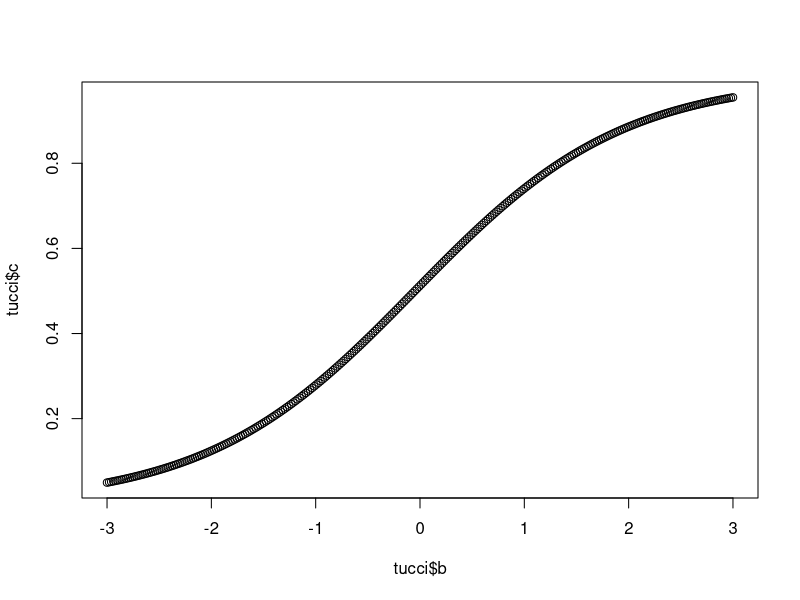

Recreate this plot in R.
tucci = data.frame(b = seq(-3.0, 3.0, length.out = 300),
                   d = rep(-0.05, n = 300))
tucci$c =  1/(1+exp(tucci$d-tucci$b))              

plot(tucci$b, tucci$c)

write.csv(tucci, )
